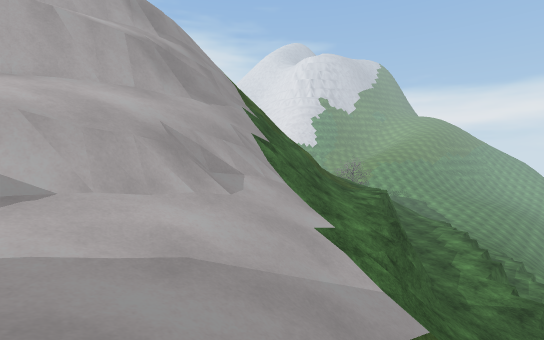
[1] (above)

12 first-person views from a walk through a scene from a Unity 3-D project. The camera is 1.3 m above the floor, tilts 2° down and sees 85° across. The floor is counted in squares, 2 m on a side. Each view is taken from the middle of a square. On the plan, view 1 faces up. The plan holds only what a view shows up to about 9 squares ahead; the rest is blank. The place goes on beyond the plan. The player is left out. Some surface patterns are stand-ins.

[2]
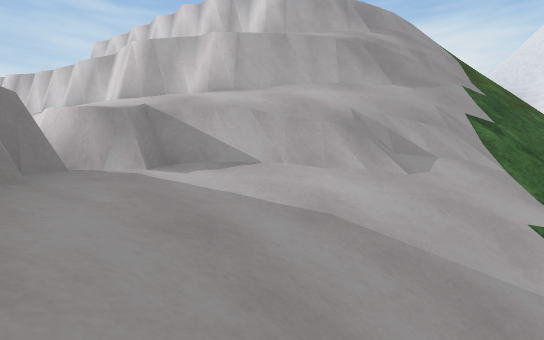

[3]
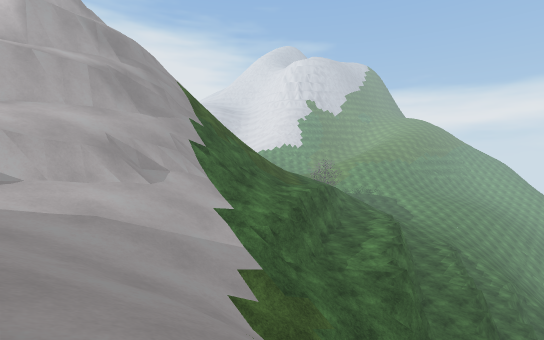

[4]
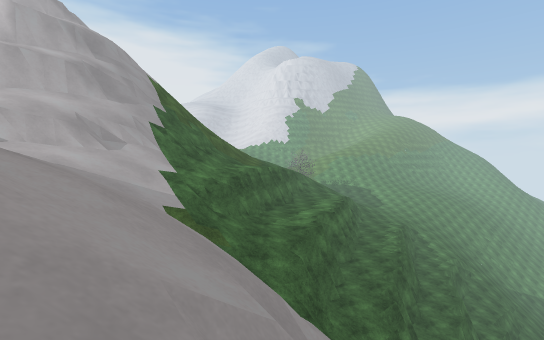

[5]
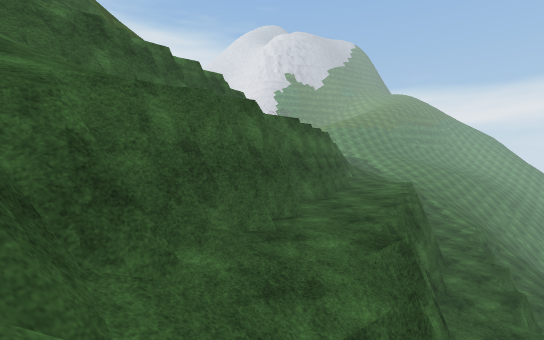

[6]
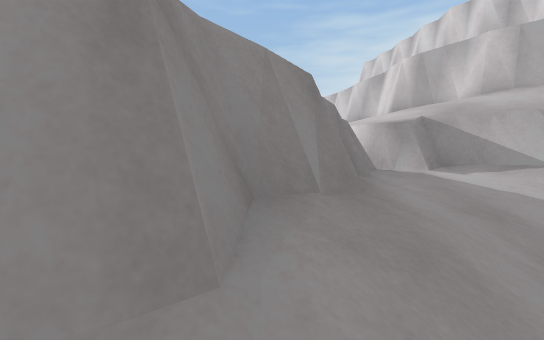

[7]
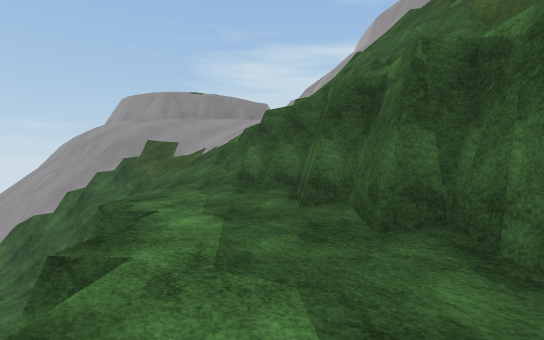

[8]
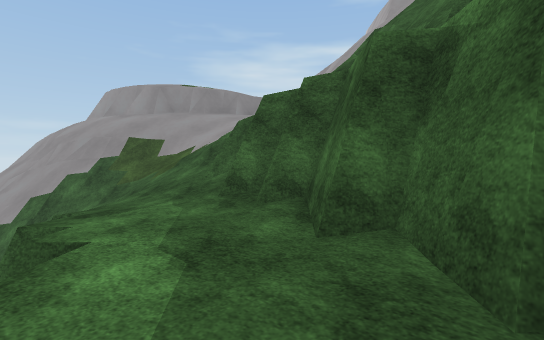

[9]
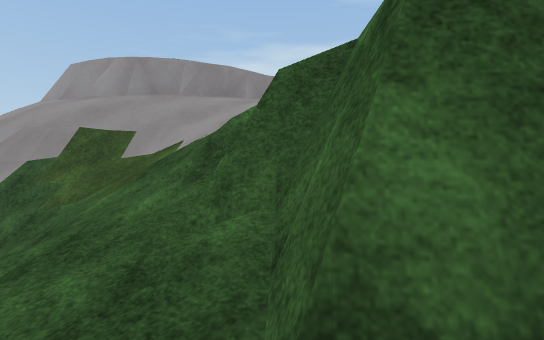

[10]
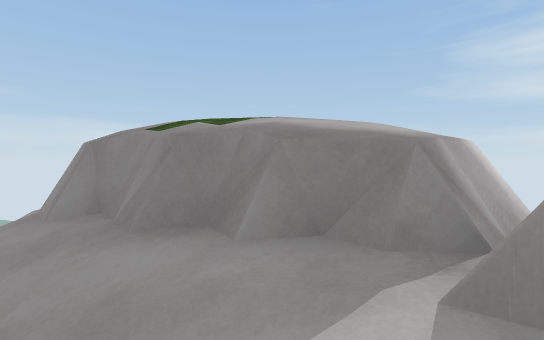

[11]
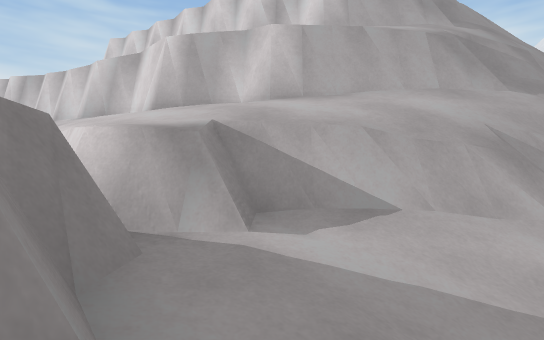

[12]
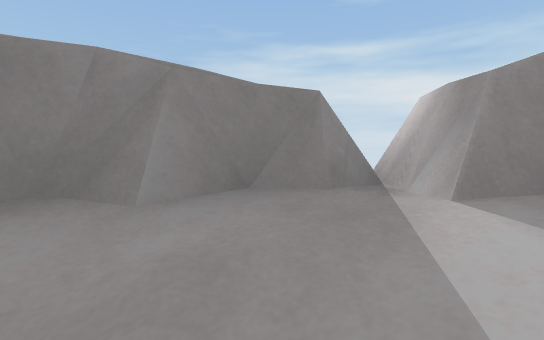

### Floor plan
Key: @ floor where view 1 was taken; # wall or solid block; . main floor; - floor 4.75 m lower than the main floor; : floor 4.75 m higher than the main floor; + floor 8 m higher than the main floor; * floor 11.25 m higher than the main floor; / step, stairs or slope; = window, fence, low wall or low ledge; v drop or lower ground.
Columns run from 11 left of view 1 to 10 right of it. Each row starts with its distance up from view 1.
 11            //v v#..
 10         v##=v  #..v#-v
  9        /##==#//#..#--#
  8        /vv=///##.v#-v#
  7       /#=##=//#..#--##
  6      ##=##////#..#- #
  5       *v##=//==./#-#
  4      v###==/////#=v
  3   v#####=///////#/
  2 ######+#=:://///v/v
  1   /v===#:://///////
  0        ###/@//==/=
 -1       ######///v/=
 -2            ##//v/
 -3             ##/v
 -4              #//

Positions as (right, up) in squares from view 1, and headings:
1: (0, 0), facing up
2: (1, 0), facing up-left
3: (2, -2), facing up
4: (4, -4), facing up
5: (6, 1), facing up
6: (2, -1), facing left
7: (7, 11), facing down-left
8: (6, 10), facing down-left
9: (4, 7), facing down-left
10: (-2, 3), facing down
11: (-1, 0), facing up-left
12: (-1, 2), facing down-left
